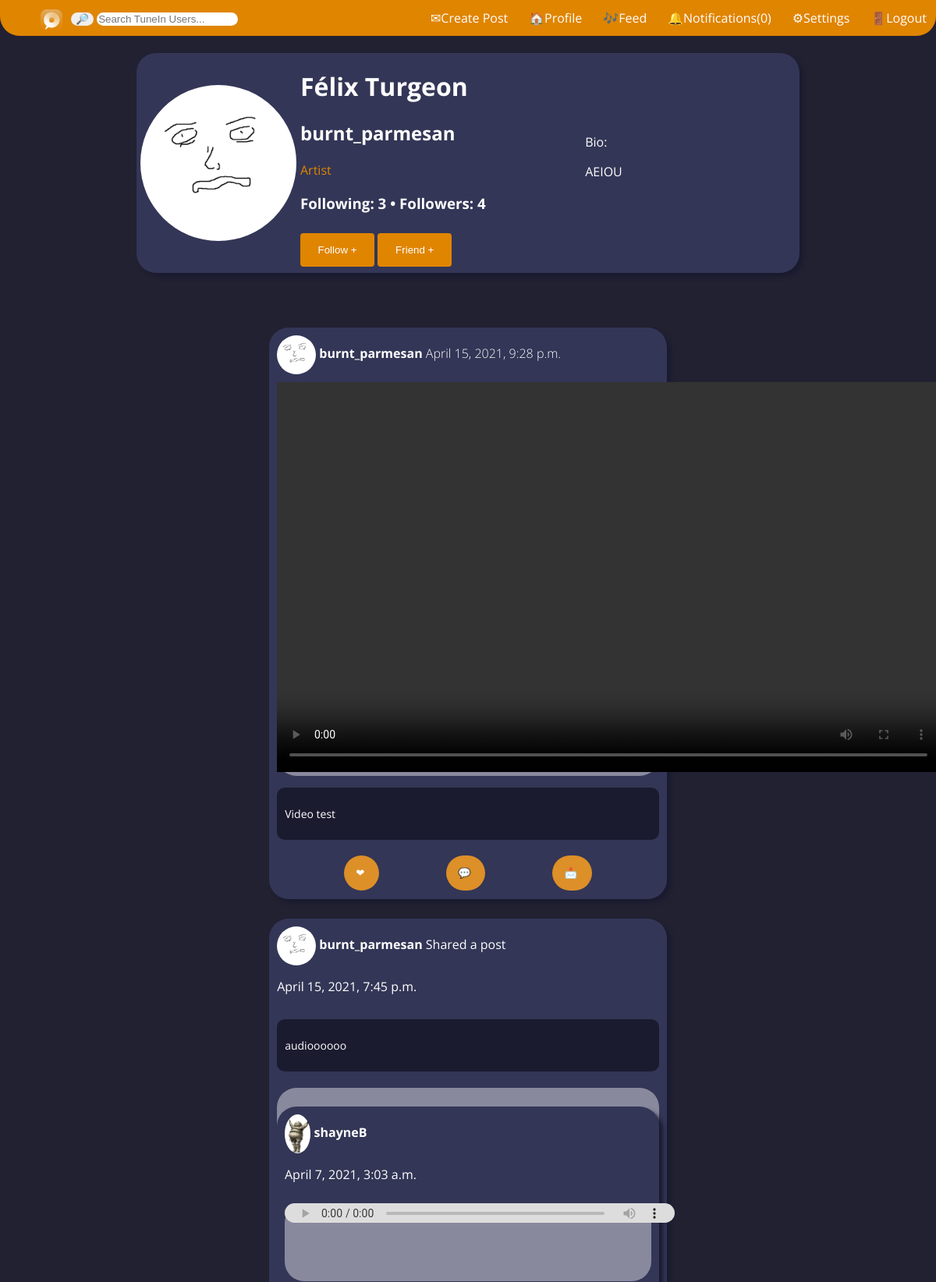
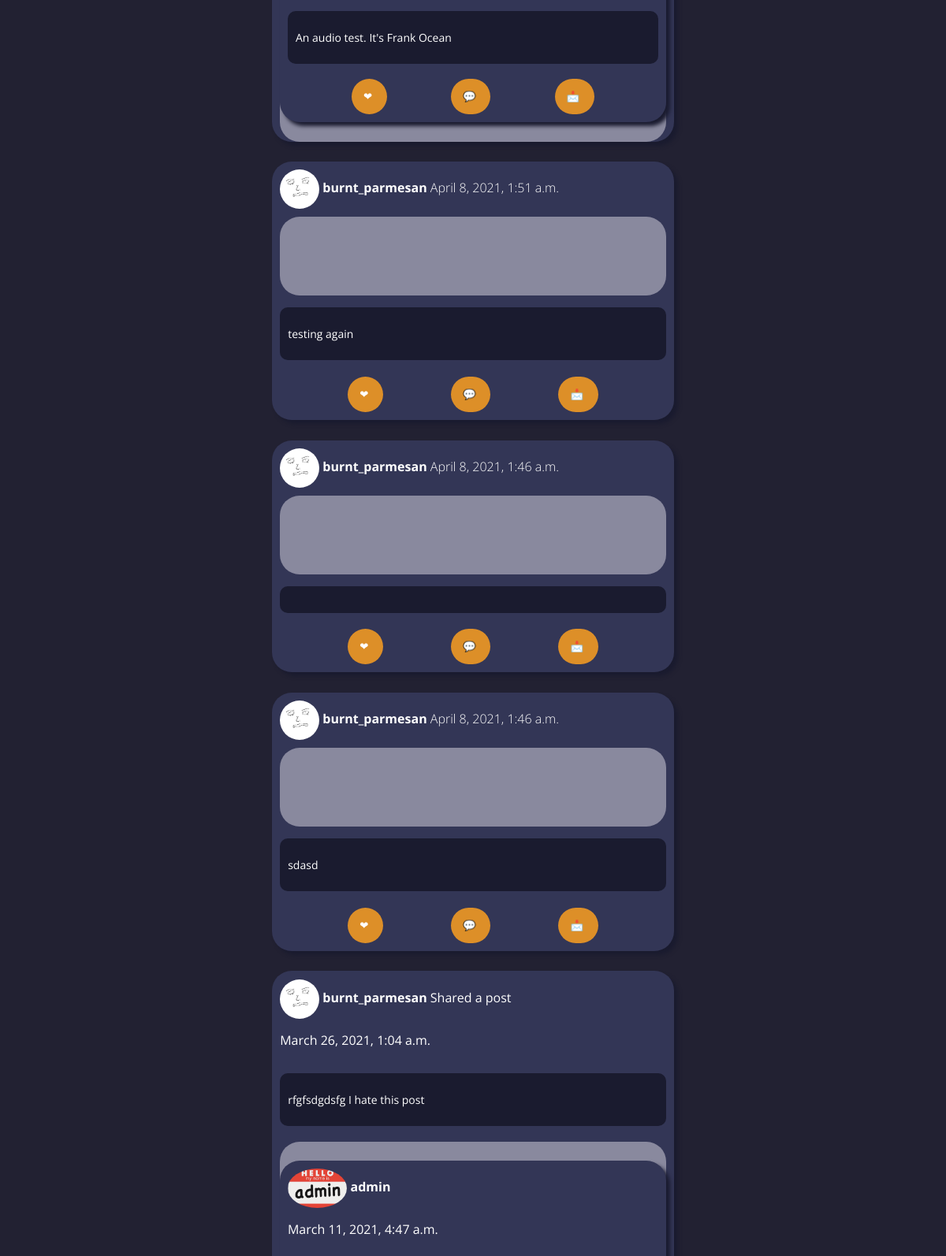
The app's page /user_profile/?username=burnt_parmesan (signed in, upper part) with its own data (2 pictures, top to bottom).
### user_profile/models.py (models this page shows, shortened)
class Profile(models.Model):
    user = models.OneToOneField(User, on_delete=models.CASCADE)
    User._meta.get_field('email')._unique = True
    first_name = models.CharField(max_length=20,default="")
    last_name = models.CharField(max_length=20,default="")
    bio = models.CharField(max_length=500,default="n/a")
    photo = models.ImageField(upload_to='static/media/profilePictures')

### news/models.py (models this page shows, shortened)
class Post(models.Model):
    description = models.CharField(max_length=255, blank=True)
    pic = models.ImageField(upload_to='static/media/postPictures', blank=True, null=True)
    choose_file = models.FileField(upload_to='static/media/mediaFiles', validators=[validate_file_extension], blank=True, null=True)
    date_posted = models.DateTimeField(default=timezone.now)
    user_name = models.ForeignKey(User, on_delete=models.CASCADE)
    tags = models.CharField(max_length=100, blank=True)
    def __str__(self):
        return self.description
    def get_date(self):
        return self.date_posted
    def extension(self):
        video = ['.mp4', '.mov', '.m4v', '.avi']
        audio = ['.wav', '.mp3', '.flac', '.mkv', '.aac']
        name, extension = os.path.splitext(self.choose_file.name)
        if extension in video: return "video"
        elif extension in audio: return "audio"
        return None

class SharedPost(models.Model):
    originPost = models.ForeignKey(Post, on_delete=models.CASCADE,null=True)
    user = models.ForeignKey(User, on_delete=models.CASCADE)
    date_posted = models.DateTimeField(default=timezone.now)
    description = models.CharField(max_length=255, blank=True)
    def get_date(self):
        return self.date_posted

### user_profile/views.py (the view)
# urls.py: path('', views.index, name='user_profile')
def index(request):
    if request.user.is_authenticated:
        followers = 0
        friends = 0
        posts = {}
        try:
            sample_user = User.objects.get(username= request.GET.get('username'))
            artist = sample_user.groups.filter(name='artists').exists()
            if artist:
                followers = Following.objects.filter(user= sample_user).count()
                posts = Post.objects.filter(user_name__username =request.GET.get('username'))
                posts = posts.order_by('-date_posted')
                for post in posts:
                    print(post)
            sharedPosts = SharedPost.objects.filter(user=sample_user)
            if sharedPosts:
                sharedPosts = sharedPosts.order_by('-date_posted')
                l_posts = list(posts)
                l_shared = list(sharedPosts)
                l_posts.extend(l_shared)
                print(l_posts)
                all_posts = sorted(l_posts,key=lambda x: x.get_date(),reverse=True)
                print(all_posts)
                posts = all_posts
            following = Following.objects.filter(follower= sample_user).count()
            con = {'user': sample_user,
            'artist': artist,
            'posts':posts,
            'followers': followers,
            'following': following,
            'otherUser':True}
        except User.DoesNotExist:
            print("USER NOT FOUND, SHOWING LOGGED IN PROFILE")
            sample_user = request.user
            followers = 0
            friends = 0
            artist = sample_user.groups.filter(name='artists').exists()
            if artist:
                followers = Following.objects.filter(user= request.user).count()
                posts = Post.objects.filter(user_name__username =request.user.username)
                posts = posts.order_by('-date_posted')
                for post in posts:
                    print(post)
            sharedPosts = SharedPost.objects.filter(user=sample_user)
            if sharedPosts:
                sharedPosts = sharedPosts.order_by('-date_posted')
                l_posts = list(posts)
                l_shared = list(sharedPosts)
                l_posts.extend(l_shared)
                print(l_posts)
                all_posts = sorted(l_posts,key=lambda x: x.get_date(),reverse=True)
                print(all_posts)
                posts = all_posts
            following = Following.objects.filter(follower= request.user).count()
            con = {'user': sample_user,
            'artist': artist,
            'posts':posts,
            'followers': followers,
            'following': following,
            'otherUser':False}
        template = loader.get_template('user_profile/index.html')
        return HttpResponse(template.render(con))
    else:
        return  HttpResponseRedirect('/')

### templates/user_profile/index.html (shortened to what this page needs)
{% extends 'base.html' %}
{% load static %}
{% block content %}
<br>
<link href="{% static 'user_profile/index.css' %}" rel="stylesheet">
<link rel="stylesheet" href="{% static 'css/news.css' %}">
<div class="gridLayout">
    <div class="leftBorder"></div>
    <div class="middle">
        <div class="topInfo">
            {% if user %}
            <div class="c_icon"><img class="icon" src="{{user.profile.photo.url }}"></div>
            <div class="names">
                <h1 id="name">{{user.profile.first_name}} {{user.profile.last_name}}</h1>
                <h2 id="username">{{user.username}}</h2><span class="account_type">{% if artist%}Artist{%else%}Fan{%endif%}</span>
                <h3>Following: <span id="following"> {{user.profile.following}} </span>
                    {% if artist %}
                    • Followers: <span id="followers"> NAN </span></h3>
                {% endif %}
                {%if otherUser%}
                {%if artist%}
                <button class='button' id='followButton' onclick="follow('{{user.username}}')" type="button">Follow +
                </button>
                {%endif%}
                <button class='button' id='friendButton' onclick="friend('{{user.username}}')" type="button">Friend +
                </button>
                {%endif%}
            </div>
            <br>
            <div class="bio">
                Bio:
                <p id="bio">{{user.profile.bio}}</p>
            </div>
            {% else %}
            User not found?
            Make sure the username in the url matches who you're looking for!
            {% endif %}
        </div>
        <br>
        <br>
        <div class="posts">
            {% if user %}
            {% if artist %}
            {% for post in posts %}
            {% if post.originPost %}
<div class="post" id="{{post.id}}">
    <div class="post_header">
        <img class ="post_icon" src="{{post.user.profile.photo.url }}">
        <a class="post_username" href="{% url 'user_profile' %}?username={{post.user}}">{{post.user}}</a> Shared a post
        <p id="date">{{post.date_posted}}</p>
    </div>
    <div class="post_text">
        <p>
               {{post.description}}
        </p>
    </div>
    <div class="post_content">
    <div class="post" id="{{post.originPost.id}}">
        <div class="post_header">
            <img class ="post_icon" src="{{post.originPost.user_name.profile.photo.url }}">
            <a class="post_username" href="{% url 'user_profile' %}?username={{post.originPost.user_name}}">{{post.originPost.user_name}}</a>
            <p id="date">{{post.originPost.date_posted}}</p>
        </div>
        <div class="post_content">
                    {% if post.originPost.choose_file %}
                    {%if post.originPost.extension == "video"%}
                    <video id = "post_vid" width = "850" height = "500" controls>
                        <source src = "{{post.originPost.choose_file.url}}" type ="video/mp4" />
                        Your browser does not support the video element.
                    </video>
                    {%elif post.originPost.extension == "audio"%}
                        <audio id = "post_audio" controls>
                            <source src = "{{post.originPost.choose_file.url}}" >
                        </audio>
                    {%endif%}
                {%endif%}
        </div>
        <div class="post_text">
            <p>
                   {{post.originPost.description}}
            </p>
        </div>
        <div class="post_interactables">
            <div>
                <button class="btn" onclick='likePost({{post.originPost.id}})' id='likeButton'>
            <span class="btn-icon">❤</span>
            </button></div>
            <div><button class="btn" onclick='showCommentPopup({{post.originPost.id}})'>
            <span class="btn-icon">💬</span>
            </button></div>
            <div><button class="btn" onclick='prepForSharing({{post.originPost.id}})'>
            <span class="btn-icon">📩</span>
            </button></div>
        </div>
    </div>
    </div>
</div>
 {%else%}
            <div class="post" id="{{post.id}}">
                <div class="post_header">
                    <img class="post_icon" src="{{user.profile.photo.url }}">
                    <a class="post_username" href="">{{user.username}}</a>
                    <span class="date">{{post.date_posted}}</span>
                </div>
                <div class="post_content">
                    {% if post.choose_file %}
                    {%if post.extension == "video"%}
                    <video id = "post_vid" width = "850" height = "500" controls>
                        <source src = "{{post.choose_file.url}}" type ="video/mp4" />
                    </video>
                    {%elif post.extension == "audio" %}
                        <audio id = "post_audio" controls>
                            <source src = "{{post.choose_file.url}}" >
                            Your browser does not support the audio element.
                        </audio>
                    {%endif%}
                {%endif%}
                </div>
                <div class="post_text">
                    <p>{{post.description}}</p>
                </div>
                <div class="post_interactables">
                    <div>
                        <button class="btn" id='likeButton' onclick='likePost({{post.id}})'>
                            <span class="btn-icon">❤</span>
                        </button>
                    </div>
                    <div>
                        <button class="btn" onclick='showCommentPopup({{post.id}})'>
                            <span class="btn-icon">💬</span>
                        </button>
                    </div>
                    <div>
                        <button class="btn" onclick='prepForSharing({{post.id}})'>
                            <span class="btn-icon">📩</span>
                        </button>
                    </div>
                </div>
            </div>
            {%endif%}
            {% endfor %}
            {% endif %}
            {% endif %}
        </div>
    </div>
    <div class="rightBorder"></div>
</div>
{% endblock %}

### static/user_profile/index.css (style rules this page uses)
body { margin:0; background-color: #222132; color:white; font-family: 'Open Sans', sans-serif; }
.gridLayout { display: flex; flex-wrap: nowrap; }
.leftBorder { flex: 0 3 300px; }
.middle { flex: 3 1 150px; }
.rightBorder { flex: 0 3 300px; }
.topInfo { background-color: #333656; display: flex; flex-wrap: wrap; justify-content: left; align-items:center; border-radius: 25px; box-shadow: 5px 5px 5px #1A1B2F; }
.c_icon { flex: 0 1 150px; margin: 5px; height: 200px; width: 200px; }
.icon { width:inherit; align-content: center; border-radius: 100%; position:relative; display:inline-block }
.bio { margin-left: 15%; margin-right:15%; }
.account_type { color:#E08500; }
.posts { align-content: center; position: relative; width:60%; height:auto; margin-left: auto; margin-right: auto; }
.post { margin-top:5%; margin-bottom: 5%;; text-align: center; background-color: #333656; display: flex; flex-wrap: nowrap; border-radius: 25px; box-shadow: 5px 5px 5px #1A1B2F; flex-direction: column; }
.post_header { margin-top:2%; margin-left:2%; flex: 0 3 50px; width: 100%; text-align: left; }
.post_icon { display:iline; height:50px; max-width: 100%; max-height: 100%; vertical-align: middle; border-radius: 100%; }
.post_username { text-decoration:none; color: white; font-weight: bold; }
.date { font-weight: lighter; }
.post_content { flex: 0 3 100px; margin:2%; margin-bottom:0%; border-radius: 25px; background-color: purple; }
.post_text { margin:2%; margin-top: 0%; text-align: left; font-size: 14px; }
.post_interactables { display: flex; justify-content:space-evenly; margin:2%; }

### static/css/news.css (style rules this page uses)
body { margin:0; background-color: #222132; color:white; font-family: 'Open Sans', sans-serif; }
audio { filter: sepia(20%) saturate(70%) grayscale(1) contrast(99%) invert(12%); width: 500px; height: 25px; }
.posts { align-content: center; position: relative; width:60%; height:auto; margin-left: auto; margin-right: auto; }
.post { margin-top:5%; margin-bottom: 5%;; text-align: center; background-color: #333656; display: flex; flex-wrap: nowrap; border-radius: 25px; box-shadow: 5px 5px 5px #1A1B2F; flex-direction: column; }
.post_header { margin-top:2%; margin-left:2%; flex: 0 3 50px; width: 100%; text-align: left; }
.post_icon { display:inline; height:50px; max-width: 100%; max-height: 100%; vertical-align: middle; border-radius: 100%; }
.post_username { text-decoration:none; color: white; font-weight: bold; }
.date { font-weight: lighter; }
.post_content { flex: 0 3 100px; margin:2%; margin-bottom:0%; border-radius: 25px; background-color: #89899E; }
.post_content img { max-width: 100%; max-height: 100%; }
.post_text { margin:2%; margin-top: 0%; text-align: left; font-size: 14px; }
.post_interactables { display: flex; justify-content:space-evenly; margin:2%; }
.post_icon { display:iline; height:50px; max-width: 100%; max-height: 100%; vertical-align: middle; border-radius: 100%; }
.btn { position: relative; display: inline-block; padding: 15px; background-color: #DD8F28; cursor: pointer; outline: none; border: 0; vertical-align: middle; text-decoration: none; color: #fff; border-radius: 25px; -webkit-transition: width 0.5s; transition: width 0.5s; }
.post_text { position: relative; display: inline-block; padding: 10px; background-color: #1A1B2F; cursor: pointer; outline: none; border: 0; vertical-align: middle; text-decoration: none; color: #fff; border-radius: 10px; margin-top: 15px; }

### templates/base.html (style rules this page uses)
body { color: #8c9499; background-color: #222132; }
.button { width: 40%; background-color: #E08500; color: white; padding: 14px 20px; margin: 8px 0; border: none; border-radius: 4px; cursor: pointer; }
body { margin:0; background-color: #222132; color:white; font-family: 'Open Sans', sans-serif; }

### records on screen
Post: profile.photo (picture), date_posted "April 15, 2021, 9:28 p.m.", description "Video test"
SharedPost: user.profile.photo (picture), user "burnt_parmesan", date_posted "April 15, 2021, 7:45 p.m.", description "audioooooo", originPost.user_name.profile.photo (picture), originPost.user_name "shayneB", originPost.date_posted "April 7, 2021, 3:03 a.m.", originPost.description "An audio test. It's Frank Ocean"
Post: profile.photo (picture), date_posted "April 8, 2021, 1:51 a.m.", description "testing again"
Post: profile.photo (picture), date_posted "April 8, 2021, 1:46 a.m."
Post: profile.photo (picture), date_posted "April 8, 2021, 1:46 a.m.", description "sdasd"
SharedPost: user.profile.photo (picture), user "burnt_parmesan", date_posted "March 26, 2021, 1:04 a.m.", description "rfgfsdgdsfg I hate this post", originPost.user_name.profile.photo (picture), originPost.user_name "admin", originPost.date_posted "March 11, 2021, 4:47 a.m."

### other values on screen
{{ user.profile.first_name }} "Félix"
{{ user.profile.last_name }} "Turgeon"
{{ user.username }} "burnt_parmesan"
{{ user.profile.bio }} "AEIOU"
